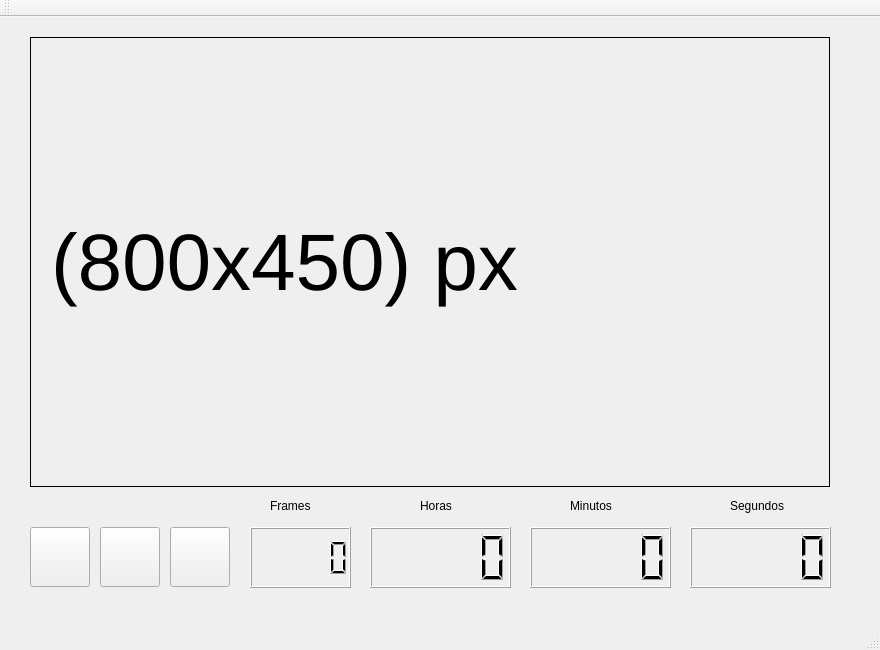
<?xml version="1.0" encoding="UTF-8"?>
<ui version="4.0">
 <class>MainWindow</class>
 <widget class="QMainWindow" name="MainWindow">
  <property name="geometry">
   <rect>
    <x>0</x>
    <y>0</y>
    <width>880</width>
    <height>650</height>
   </rect>
  </property>
  <property name="windowTitle">
   <string>hetpro-store.com/TUTORIALES/</string>
  </property>
  <widget class="QWidget" name="centralWidget">
   <widget class="QLabel" name="label">
    <property name="geometry">
     <rect>
      <x>30</x>
      <y>20</y>
      <width>800</width>
      <height>450</height>
     </rect>
    </property>
    <property name="font">
     <font>
      <pointsize>60</pointsize>
     </font>
    </property>
    <property name="frameShape">
     <enum>QFrame::Box</enum>
    </property>
    <property name="text">
     <string>(800x450) px</string>
    </property>
   </widget>
   <widget class="QPushButton" name="pushButton">
    <property name="geometry">
     <rect>
      <x>30</x>
      <y>510</y>
      <width>60</width>
      <height>60</height>
     </rect>
    </property>
    <property name="text">
     <string/>
    </property>
    <property name="checkable">
     <bool>true</bool>
    </property>
   </widget>
   <widget class="QPushButton" name="pushButton_2">
    <property name="geometry">
     <rect>
      <x>100</x>
      <y>510</y>
      <width>60</width>
      <height>60</height>
     </rect>
    </property>
    <property name="text">
     <string/>
    </property>
   </widget>
   <widget class="QPushButton" name="pushButton_3">
    <property name="geometry">
     <rect>
      <x>170</x>
      <y>510</y>
      <width>60</width>
      <height>60</height>
     </rect>
    </property>
    <property name="text">
     <string/>
    </property>
    <property name="checkable">
     <bool>true</bool>
    </property>
   </widget>
   <widget class="QLCDNumber" name="lcdNumber">
    <property name="geometry">
     <rect>
      <x>370</x>
      <y>510</y>
      <width>141</width>
      <height>61</height>
     </rect>
    </property>
   </widget>
   <widget class="QLCDNumber" name="lcdNumber_2">
    <property name="geometry">
     <rect>
      <x>530</x>
      <y>510</y>
      <width>141</width>
      <height>61</height>
     </rect>
    </property>
   </widget>
   <widget class="QLCDNumber" name="lcdNumber_3">
    <property name="geometry">
     <rect>
      <x>690</x>
      <y>510</y>
      <width>141</width>
      <height>61</height>
     </rect>
    </property>
   </widget>
   <widget class="QLCDNumber" name="lcdNumber_4">
    <property name="geometry">
     <rect>
      <x>250</x>
      <y>510</y>
      <width>101</width>
      <height>61</height>
     </rect>
    </property>
   </widget>
   <widget class="QLabel" name="label_2">
    <property name="geometry">
     <rect>
      <x>270</x>
      <y>480</y>
      <width>67</width>
      <height>17</height>
     </rect>
    </property>
    <property name="text">
     <string>Frames</string>
    </property>
   </widget>
   <widget class="QLabel" name="label_3">
    <property name="geometry">
     <rect>
      <x>420</x>
      <y>480</y>
      <width>67</width>
      <height>17</height>
     </rect>
    </property>
    <property name="text">
     <string>Horas</string>
    </property>
   </widget>
   <widget class="QLabel" name="label_4">
    <property name="geometry">
     <rect>
      <x>570</x>
      <y>480</y>
      <width>67</width>
      <height>17</height>
     </rect>
    </property>
    <property name="text">
     <string>Minutos</string>
    </property>
   </widget>
   <widget class="QLabel" name="label_5">
    <property name="geometry">
     <rect>
      <x>730</x>
      <y>480</y>
      <width>67</width>
      <height>17</height>
     </rect>
    </property>
    <property name="text">
     <string>Segundos</string>
    </property>
   </widget>
  </widget>
  <widget class="QMenuBar" name="menuBar">
   <property name="geometry">
    <rect>
     <x>0</x>
     <y>0</y>
     <width>880</width>
     <height>22</height>
    </rect>
   </property>
  </widget>
  <widget class="QToolBar" name="mainToolBar">
   <attribute name="toolBarArea">
    <enum>TopToolBarArea</enum>
   </attribute>
   <attribute name="toolBarBreak">
    <bool>false</bool>
   </attribute>
  </widget>
  <widget class="QStatusBar" name="statusBar"/>
 </widget>
 <layoutdefault spacing="6" margin="11"/>
 <resources/>
 <connections/>
</ui>
